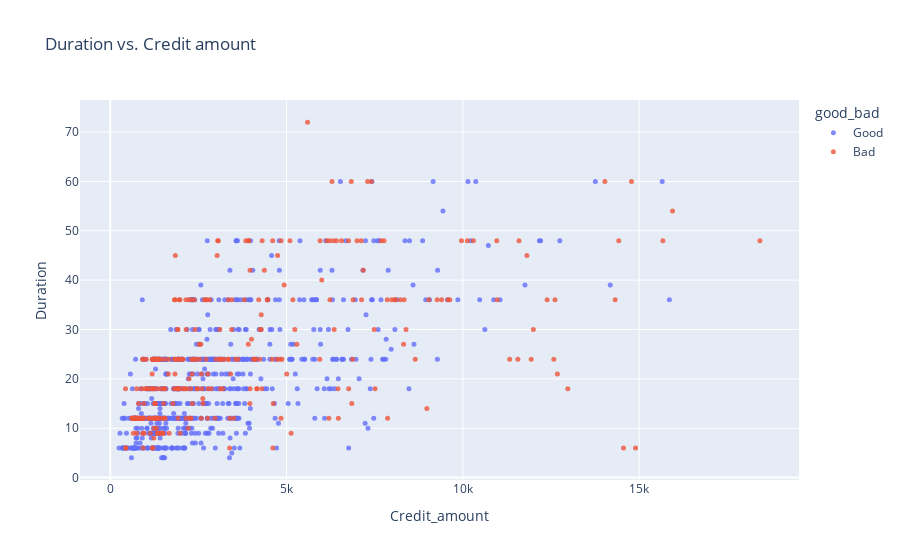

Write notebook code for a chart like this one.
### Markdown cell above
## A closer look at this correlation

### Code cell
fig = px.scatter(df_credit, 
                 x='Credit_amount', 
                 y='Duration', 
                 color='good_bad', 
                 opacity=0.8, 
                 hover_data=['Personal_status_sex','Age'], 
                 title='Duration vs. Credit amount')
fig.update_traces(marker_size=5)
fig.show()

### Figure 1 — Plotly figure (JSON) as saved in the notebook; plotly's stock layout.template omitted (floating-point values rounded to 4 significant figures; data arrays with more than 128 entries replaced by an {"elided": "..."} marker saying what was removed)
{"data": [{"customdata": {"elided": "700x2 mixed values"}, "hovertemplate": "good_bad=Good<br>Credit_amount=%{x}<br>Duration=%{y}<br>Personal_status_sex=%{customdata[0]}<br>Age=%{customdata[1]}<extra></extra>", "legendgroup": "Good", "marker": {"color": "#636efa", "opacity": 0.8, "size": 5, "symbol": "circle"}, "mode": "markers", "name": "Good", "orientation": "v", "showlegend": true, "type": "scatter", "x": {"elided": "700 int values"}, "xaxis": "x", "y": {"elided": "700 int values"}, "yaxis": "y"}, {"customdata": {"elided": "300x2 mixed values"}, "hovertemplate": "good_bad=Bad<br>Credit_amount=%{x}<br>Duration=%{y}<br>Personal_status_sex=%{customdata[0]}<br>Age=%{customdata[1]}<extra></extra>", "legendgroup": "Bad", "marker": {"color": "#EF553B", "opacity": 0.8, "size": 5, "symbol": "circle"}, "mode": "markers", "name": "Bad", "orientation": "v", "showlegend": true, "type": "scatter", "x": {"elided": "300 int values"}, "xaxis": "x", "y": {"elided": "300 int values"}, "yaxis": "y"}], "layout": {"legend": {"title": {"text": "good_bad"}, "tracegroupgap": 0}, "title": {"text": "Duration vs. Credit amount"}, "xaxis": {"anchor": "y", "domain": [0, 1], "title": {"text": "Credit_amount"}}, "yaxis": {"anchor": "x", "domain": [0, 1], "title": {"text": "Duration"}}}}
